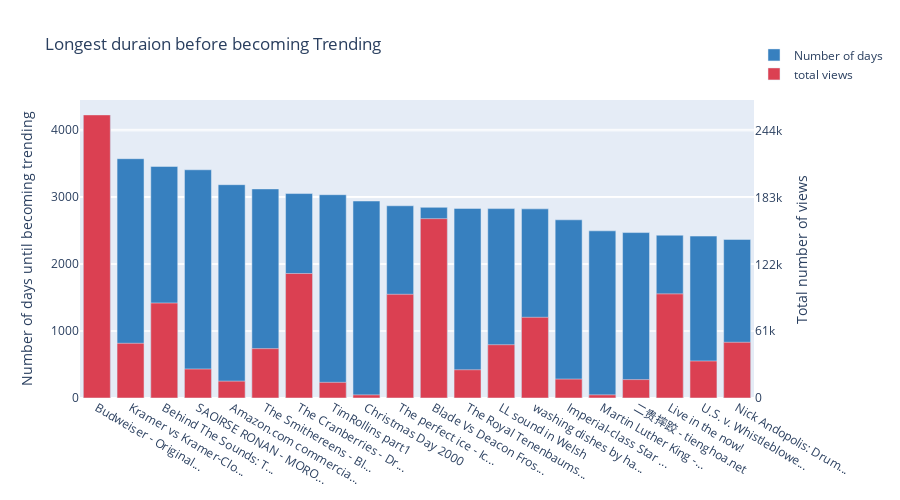

This figure's notebook cell:
### Code cell
max_title_length = 20
number_of_late_bloomers = 20

late_bloomers = df_first.sort_values(["time_to_trend"], ascending=False).head(number_of_late_bloomers)
late_bloomers_title = [(x if len(x) <= max_title_length else x[:max_title_length] + "...") for x in late_bloomers.title.values]
late_bloomers_days = late_bloomers.time_to_trend.values
late_bloomers_views = late_bloomers.views.values

trace1 = go.Bar(
    x = late_bloomers_title,
    y = late_bloomers_days,
    name='Number of days',
    marker=dict(
        color='rgba(55, 128, 191, 1)',
    )
)
trace2 = go.Bar(
    x = late_bloomers_title,
    y = late_bloomers_views,
    name='total views',
    marker=dict(
        color='rgba(219, 64, 82, 1)',
    ),
    yaxis='y2'
)


data = [trace1, trace2]
layout = go.Layout(
    barmode='group',
    title = 'Longest duraion before becoming Trending',
    height=500,
    yaxis = dict(
        title= 'Number of days until becoming trending',
        anchor = 'x',
        rangemode='tozero'
    ),   
    yaxis2=dict(
        title='Total number of views',
        overlaying='y',
        side='right',
        anchor = 'x',
        rangemode = 'tozero',
        dtick = 61000
    ),
    legend=dict(x=1, y=1.2)
)

fig = go.Figure(data=data, layout=layout)
py.iplot(fig)

### Figure 1 — Plotly figure (JSON) as saved in the notebook; plotly's stock layout.template omitted (floating-point values rounded to 4 significant figures)
{"data": [{"marker": {"color": "rgba(55, 128, 191, 1)"}, "name": "Number of days", "type": "bar", "x": ["Budweiser - Original...", "Kramer vs Kramer-Clo...", "Behind The Sounds: T...", "SAOIRSE RONAN - MORO...", "Amazon.com commercia...", "The Smithereens - Bl...", "The Cranberries - Dr...", "TimRollins part1", "Christmas Day 2000", "The perfect ice - Ic...", "Blade Vs Deacon Fros...", "The Royal Tenenbaums...", "LL sound in Welsh", "washing dishes by ha...", "Imperial-class Star ...", "Martin Luther King -...", "二贵摔跤 - tienghoa.net", "Live in the now!", "U.S. v. Whistleblowe...", "Nick Andopolis: Drum..."], "y": [4215, 3563, 3448, 3398, 3176, 3113, 3044, 3027, 2933, 2862, 2839, 2823, 2820, 2816, 2653, 2489, 2463, 2424, 2411, 2361]}, {"marker": {"color": "rgba(219, 64, 82, 1)"}, "name": "total views", "type": "bar", "x": ["Budweiser - Original...", "Kramer vs Kramer-Clo...", "Behind The Sounds: T...", "SAOIRSE RONAN - MORO...", "Amazon.com commercia...", "The Smithereens - Bl...", "The Cranberries - Dr...", "TimRollins part1", "Christmas Day 2000", "The perfect ice - Ic...", "Blade Vs Deacon Fros...", "The Royal Tenenbaums...", "LL sound in Welsh", "washing dishes by ha...", "Imperial-class Star ...", "Martin Luther King -...", "二贵摔跤 - tienghoa.net", "Live in the now!", "U.S. v. Whistleblowe...", "Nick Andopolis: Drum..."], "y": [258506, 49942, 86744, 26482, 15382, 45096, 113672, 14289, 2863, 94694, 163780, 25796, 48682, 73685, 17273, 2896, 16823, 95085, 33797, 50867], "yaxis": "y2"}], "layout": {"barmode": "group", "height": 500, "legend": {"x": 1, "y": 1.2}, "title": {"text": "Longest duraion before becoming Trending"}, "yaxis": {"anchor": "x", "rangemode": "tozero", "title": {"text": "Number of days until becoming trending"}}, "yaxis2": {"anchor": "x", "dtick": 61000, "overlaying": "y", "rangemode": "tozero", "side": "right", "title": {"text": "Total number of views"}}}}
